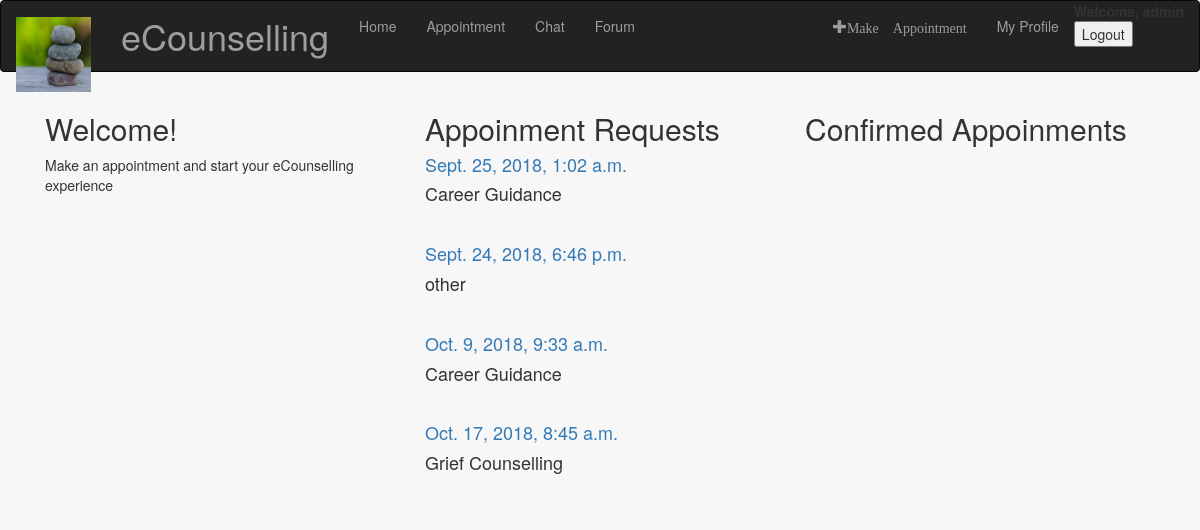
The app's page /home/ (signed in) with its own data.
### appointment/models.py (models this page shows, shortened)
class Entry(models.Model):
    reason = (
       ('Career Guidance', 'Career Guidance'),
        ('Relationship Advice', 'Relationship Advice'),
        ('Grief Counselling', 'Grief Counselling'),
        ('other', 'other')
    )
    date = models.DateTimeField(("Date"), default=datetime.date.today)
    reason = models.CharField(max_length=150, choices=reason)
    description = models.TextField()
    created = models.DateTimeField(auto_now_add=True)
    creator = models.ForeignKey(User, on_delete=models.CASCADE)
    task_id = models.CharField(max_length=50, blank=True, editable=False)
    confirmed = models.BooleanField(default=False)

### home/views.py (the view)
class IndexView(LoginRequiredMixin, generic.ListView):
    login_url = "/home/login/"
    template_name = 'home/index.html'
    context_object_name = 'all_entries'
    model = User
    def get_queryset(self):
        if self.request.user.groups.filter(name='Counsellor'):
            entries = Entry.objects.all()
        else:
            entries = Entry.objects.filter(creator=self.request.user)
        return entries

### home/templates/home/index.html (shortened to what this page needs)
{% extends 'home/base.html' %}
{% block body %}
{% if user.is_authenticated %}
    <div class="container">
        <div class="col-md-4">
            <h2>Welcome!</h2>
                <p> Make an appointment and start your eCounselling experience </p>
        </div>
        <div class="col-md-4">
            <h2>Appoinment Requests</h2>
            {% for entry in all_entries %}
                {% if entry.confirmed == False %}
                    <a href="/appointment/{{entry.id}}/"><h4>{{ entry.date }}</h4></a>
                        <h4>{{ entry.reason }}</h4>
                    <br/>
                {% endif%}
            {% endfor %}
        </div>
        <div class="col-md-4">
            <h2>Confirmed Appoinments</h2>
        </div>
    </div>
{% endif %}
{% endblock %}

### home/templates/home/base.html (shortened to what this page needs)
<!DOCTYPE html>
<html lang="en">
	<head>
		{% load static %}
		<link rel="stylesheet" href="https://maxcdn.bootstrapcdn.com/bootstrap/3.3.7/css/bootstrap.min.css"/>
		<link rel="stylesheet" href="{% static 'forum/styles/room_detail.css' %}">
		<link rel="stylesheet" href="{% static 'home/styles.css' %}">
	</head>
	<body>
		<nav class="navbar navbar-inverse">
			<div class="container-fluid">
				<div class="navbar-header">
					<a class="navbar-brand" href="{% url 'home:index' %}"><img src = "{% static 'forum/images/zzen.jpg' %}" id="logo"></a>
					<h1 class="navbar-text">eCounselling</h1>
				</div>
				<div class="collapse navbar-collapse" id="myNavbar">
					<ul class="nav navbar-nav">
						<li><a href="{% url 'home:index'%}">Home</a></li>
						<li><a href="{% url 'appointment:index'%}">Appointment</a></li>
						<li><a href="{% url 'chat:private_rooms'%}">Chat</a></li>
						<li><a href="{% url 'forum:all_rooms'%}">Forum</a></li>
					</ul>
					<ul class="nav navbar-nav navbar-right">
						{% if user.is_authenticated %}
						<li>
							<a href="{% url 'appointment:entry-add' %}">
								<span class="glyphicon glyphicon-plus" aria-hidden="true">Make Appointment</span>
							</a>
						</li>
						<li><a href="{% url 'home:view_profile' %}">My Profile</a></li>
						<li>
							<li><b>Welcome, {{ user.get_username }}</b></li>
							<form class="logout-link" action="/home/logout/" method="post">
								<button type="submit">Logout</button>
							</form>
						</li>
						{% else %}
						<li><a href="{% url 'home:login'%}">Login</a></li>
						<li><a href="{% url 'home:signup'%}">Signup</a></li>
						{% endif %}
					</ul>
				</div>
			</div>
		</nav>
		<div class="wrapper">
		{% block body %}
		{% endblock %}
		</div>
	</body>
</html>

### forum/static/forum/styles/room_detail.css (style rules this page uses)
html, body { padding: 0; margin: 0; height: 100%; width: 100%; background-color: #f7f7f7; }
#logo { max-width: 75px; min-height: 75px; margin: 1% auto; }

### home/static/home/styles.css (style rules this page uses)
#logo { max-width: 75px; min-height: 75px; margin: 1% auto; }

### records on screen
Entry: date "Sept. 25, 2018, 1:02 a.m.", reason "Career Guidance"
Entry: date "Sept. 24, 2018, 6:46 p.m.", reason "other"
Entry: date "Oct. 9, 2018, 9:33 a.m.", reason "Career Guidance"
Entry: date "Oct. 17, 2018, 8:45 a.m.", reason "Grief Counselling"
